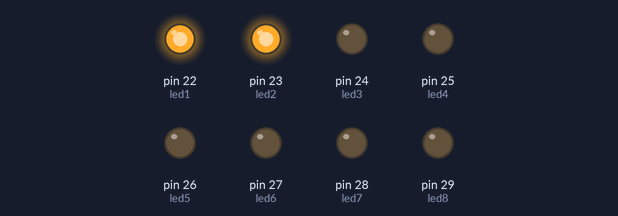
A sketch run on a simulated Arduino Mega 2560, built with avr-gcc and run on an emulated ATmega2560. Parts: output pins drawn as LEDs (lit = HIGH).

Above: at 0.15 s.
At 1.35 s:
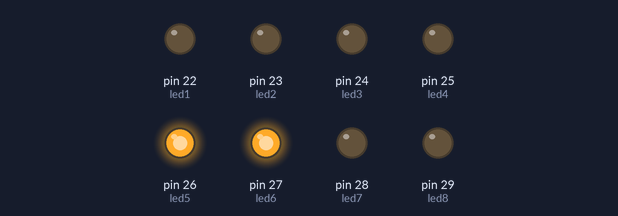
At 1.95 s:
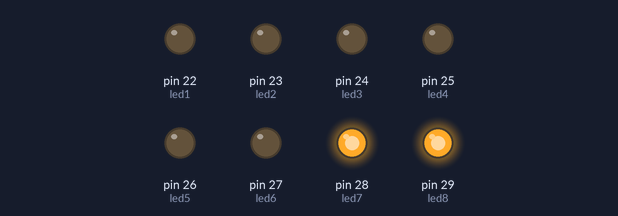
At 3.15 s:
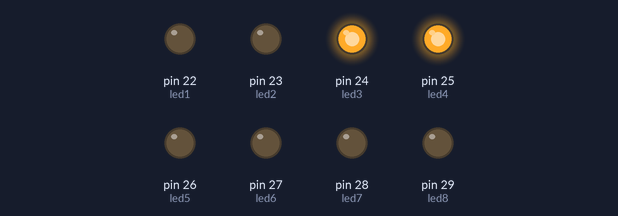
At 5.25 s:
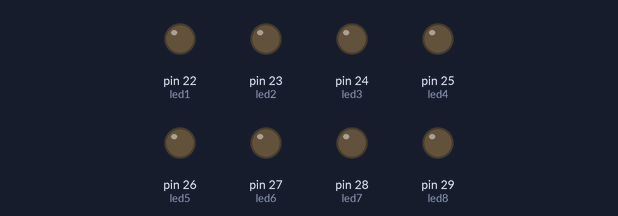
Timing chart, 0 to 5.5 s (numbered marks = the images above):
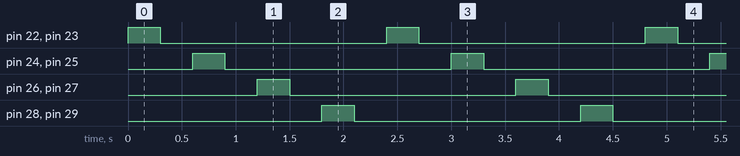

The sketch:

programa_4.ino
```cpp
int led1=22;
int led2=23;
int led3=24;
int led4=25;
int led5=26;
int led6=27;
int led7=28;
int led8= 29;

int T=300;
void setup() {
  // put your setup code here, to run once:
pinMode(led1, OUTPUT);
pinMode(led2, OUTPUT);
pinMode(led3, OUTPUT);
pinMode(led4, OUTPUT);
pinMode(led5, OUTPUT);
pinMode(led6, OUTPUT);
pinMode(led7, OUTPUT);
pinMode(led8, OUTPUT);
}

void loop() {
  // put your main code here, to run repeatedly:
digitalWrite(led1, HIGH);
digitalWrite(led2, HIGH);
delay(T);
digitalWrite(led1, LOW);
digitalWrite(led2, LOW);
delay(T);
digitalWrite(led3, HIGH);
digitalWrite(led4, HIGH);
delay(T);
digitalWrite(led3, LOW);
digitalWrite(led4, LOW);
delay(T);
digitalWrite(led5, HIGH);
digitalWrite(led6, HIGH);
delay(T);
digitalWrite(led5, LOW);
digitalWrite(led6, LOW);
delay(T);
digitalWrite(led7, HIGH);
digitalWrite(led8, HIGH);
delay(T);
digitalWrite(led7, LOW);
digitalWrite(led8, LOW);
delay(T);
}
```

Measured:
- by itself, pin 22 (led1), pin 23 (led2), pin 24 (led3), pin 25 (led4), pin 26 (led5), pin 27 (led6), pin 28 (led7), pin 29 (led8): alternates HIGH for 0.30 s and LOW for 2.1 s
- by itself, everything shown: repeats every 2.4 s, in 8 steps
